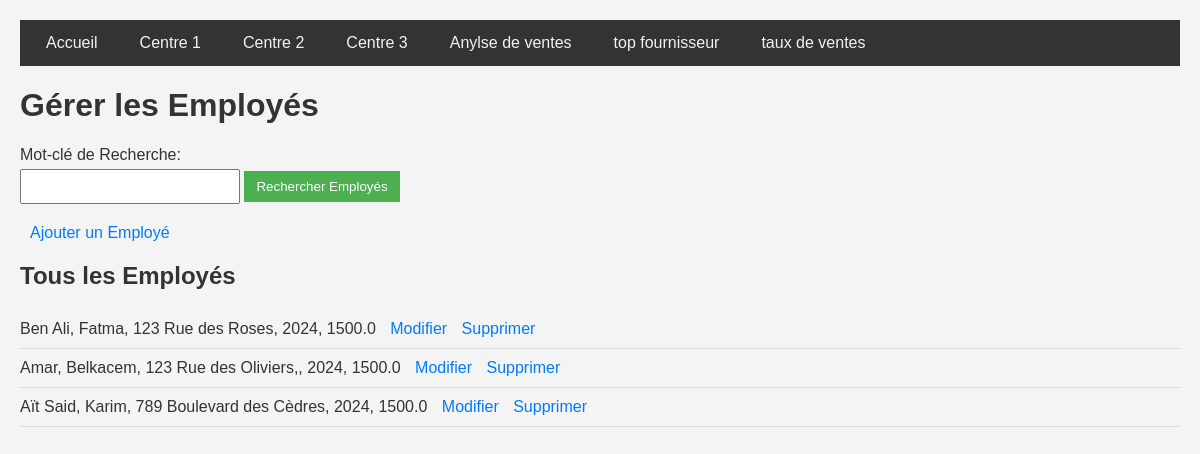
Page /gerer_employes/ on the committed database.
### application/models.py (models this page shows, shortened)
class Employe(models.Model):
    nome = models.CharField(max_length=40)
    prenome = models.CharField(max_length=40)
    adressee = models.CharField(max_length=100)
    tele = models.IntegerField()
    salairee = models.FloatField(max_length=20)
    centre = models.ForeignKey(Centre, on_delete=models.CASCADE, null=True, blank=True)

### application/views.py (the view)
# urls.py: path('gerer_employes/', views.gerer_employes, name='gerer_employes'),
def gerer_employes(request):
    employes = Employe.objects.all()
    if 'keyword' in request.GET:
        keyword = request.GET['keyword']
        employes = Employe.objects.filter(nome__icontains=keyword) | Employe.objects.filter(prenome__icontains=keyword)
    if request.method == 'POST':
        form = EmployeForm(request.POST)
        if form.is_valid():
            form.save()
            return redirect('gerer_employes')
    else:
        form = EmployeForm()
    return render(request, 'gerer_employe.html', {'employes': employes})

### application/templates/gerer_employe.html (shortened to what this page needs)
{% load static %}
<!DOCTYPE html><!DOCTYPE html>
<html lang="en">
<head>
    <link rel="stylesheet" href="{% static 'application/styles.css' %}">
</head>
<body>
    <nav class="nav-agriculture">
        <a href="{% url 'index' %}">Accueil</a>
        <a href="{% url 'centre_menu' centre_id=1 %}">Centre 1</a>
        <a href="{% url 'centre_menu' centre_id=2 %}">Centre 2</a>
        <a href="{% url 'centre_menu' centre_id=3 %}">Centre 3</a>
        <a href="{% url 'analyse_ventes' %}">Anylse de ventes </a>
        <a href="{% url 'top_fournisseurs' %}">top fournisseur </a>
        <a href="{% url 'ventes_combinees' %}">taux de ventes  </a>
    </nav>
    <h1>Gérer les Employés</h1>
    <form method="get" action="">
        <label for="keyword">Mot-clé de Recherche:</label>
        <input type="text" name="keyword">
        <button type="submit">Rechercher Employés</button>
    </form>
    <a href="{% url 'ajouter_employe' %}">Ajouter un Employé</a>
    <h2>Tous les Employés</h2>
    <ul>
        {% for employe in employes %}
            <li>{{ employe.nome }}, {{ employe.prenome }}, {{ employe.adressee }}, {{ employe.tele }}, {{ employe.salairee }}
                <a href="{% url 'modifier_employe' employe.pk %}">Modifier</a>
                <a href="{% url 'supprimer_employe' employe.pk %}">Supprimer</a>
            </li>
        {% endfor %}
    </ul>
</body>
</html>

### application/static/application/styles.css (style rules this page uses)
body { font-family: 'Arial', sans-serif; color: #333; background-color: #f4f4f4; margin: 0; padding: 0; }
.nav-agriculture { background-color: #333; overflow: hidden; }
.nav-agriculture a { float: left; display: block; color: #f2f2f2; text-align: center; padding: 14px 16px; text-decoration: none; }

### application/templates/gerer_employe.html (style rules this page uses)
body { font-family: Arial, sans-serif; margin: 20px; }
h1 { color: #333; }
form { margin-bottom: 20px; }
label { display: block; margin-bottom: 5px; }
input { padding: 8px; width: 200px; }
button { padding: 8px 12px; background-color: #4CAF50; color: #fff; border: none; cursor: pointer; }
a { text-decoration: none; color: #007BFF; margin-left: 10px; }
ul { list-style-type: none; padding: 0; }
li { border-bottom: 1px solid #ddd; padding: 10px 0; }

### rows in the picture
Employe: nome "Ben Ali", prenome "Fatma", adressee "123 Rue des Roses", tele "2024", salairee "1500.0"
Employe: nome "Amar", prenome "Belkacem", adressee "123 Rue des Oliviers,", tele "2024", salairee "1500.0"
Employe: nome "Aït Said", prenome "Karim", adressee "789 Boulevard des Cèdres", tele "2024", salairee "1500.0"
